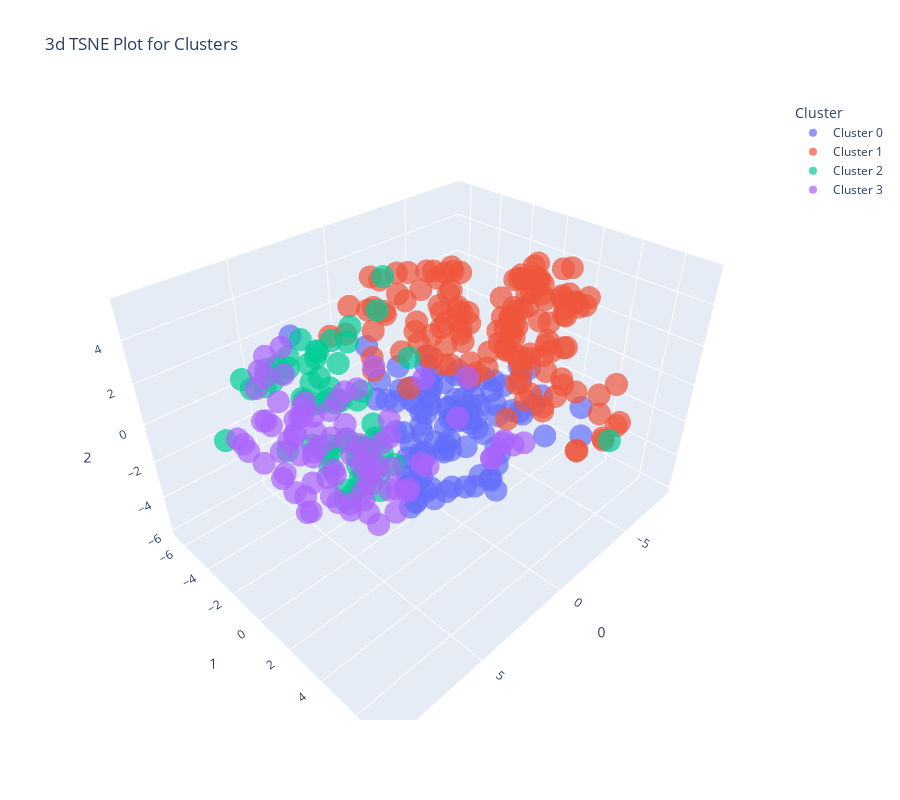

Source (notebook cell):
### Markdown cell above
Upto now you have worked with a linear clustering method - Kmeans.
When we're trying to group our data points into clusters, sometimes the relationships between them are simple and straight, like connecting dots with lines. As we mentioned in the clustering moodle book, that's where K-means clustering comes in. It's great at finding these *straight-line patterns*.

But what if our data is more like a tangled web of connections, with curves and twists, we need to use non-linear clustering methods like Mean Shift, DBSCAN, and OPTICS.
You can try the other clustering methods and see how they make clusters.

As we discussed under dimensionality reduction section in clustering moodle book, when we want to take a big jumble of data and shrink it down into a simpler picture, we use non-linear techniques like t-SNE and UMAP. They're tools that can preserve non-linear relationships between points while making everything easier to understand. Let's plot also these visualisations.

### Code cell
plot_model(kmeans_4, plot = 'tsne')
